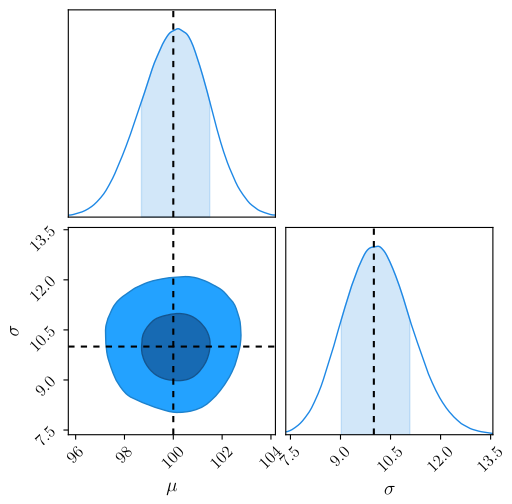

Python code for this plot:
import numpy as np
import emcee
from scipy.stats import norm


mu, sigma = 100, 10
ndim, nwalkers = 2, 10

def lnprob(theta, data):
    if theta[1] < 0:
        return -np.inf
    return np.sum(norm.logpdf(data, theta[0], theta[1]))

all_samples = []
for i in range(100):
    np.random.seed(i)
    x = np.random.normal(loc=mu, scale=sigma, size=100)
    p0 = [[np.random.normal(100,10), np.random.normal(15, 2)] for i in range(nwalkers)]
    
    sampler = emcee.EnsembleSampler(nwalkers, ndim, lnprob, args=[x])
    sampler.run_mcmc(p0, 2000)
    all_samples.append(sampler.chain[:, 100:, :].reshape((-1, ndim)))


all_samples = np.vstack(all_samples)

from chainconsumer import ChainConsumer
c = ChainConsumer()
c.add_chain(all_samples, parameters=[r"$\mu$", r"$\sigma$"])
c.configure(flip=False, sigmas=[0,1,2], summary=False)
c.plot(filename="perfect.pdf", figsize="column", truth=[100,10])
